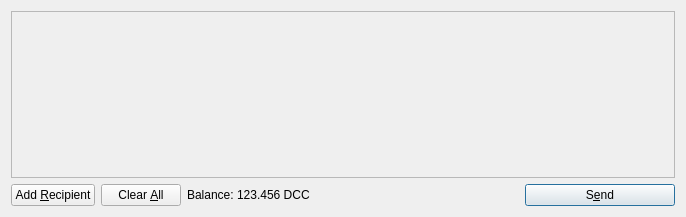
<?xml version="1.0" encoding="UTF-8"?>
<ui version="4.0">
 <class>SendCoinsDialog</class>
 <widget class="QDialog" name="SendCoinsDialog">
  <property name="geometry">
   <rect>
    <x>0</x>
    <y>0</y>
    <width>686</width>
    <height>217</height>
   </rect>
  </property>
  <property name="windowTitle">
   <string>Send Coins</string>
  </property>
  <layout class="QVBoxLayout" name="verticalLayout">
   <item>
    <widget class="QScrollArea" name="scrollArea">
     <property name="widgetResizable">
      <bool>true</bool>
     </property>
     <widget class="QWidget" name="scrollAreaWidgetContents">
      <property name="geometry">
       <rect>
        <x>0</x>
        <y>0</y>
        <width>666</width>
        <height>165</height>
       </rect>
      </property>
      <layout class="QVBoxLayout" name="verticalLayout_2">
       <property name="margin">
        <number>0</number>
       </property>
       <item>
        <layout class="QVBoxLayout" name="entries">
         <property name="spacing">
          <number>6</number>
         </property>
        </layout>
       </item>
       <item>
        <spacer name="verticalSpacer">
         <property name="orientation">
          <enum>Qt::Vertical</enum>
         </property>
         <property name="sizeHint" stdset="0">
          <size>
           <width>20</width>
           <height>40</height>
          </size>
         </property>
        </spacer>
       </item>
      </layout>
     </widget>
    </widget>
   </item>
   <item>
    <layout class="QHBoxLayout" name="horizontalLayout">
     <item>
      <widget class="QPushButton" name="addButton">
       <property name="toolTip">
        <string>Send to multiple recipients at once</string>
       </property>
       <property name="text">
        <string>Add &amp;Recipient</string>
       </property>
       <property name="icon">
        <iconset resource="../bitcoin.qrc">
         <normaloff>:/icons/add</normaloff>:/icons/add</iconset>
       </property>
       <property name="autoDefault">
        <bool>false</bool>
       </property>
      </widget>
     </item>
     <item>
      <widget class="QPushButton" name="clearButton">
       <property name="sizePolicy">
        <sizepolicy hsizetype="Minimum" vsizetype="Fixed">
         <horstretch>0</horstretch>
         <verstretch>0</verstretch>
        </sizepolicy>
       </property>
       <property name="toolTip">
        <string>Remove all transaction fields</string>
       </property>
       <property name="text">
        <string>Clear &amp;All</string>
       </property>
       <property name="icon">
        <iconset resource="../bitcoin.qrc">
         <normaloff>:/icons/remove</normaloff>:/icons/remove</iconset>
       </property>
       <property name="autoRepeatDelay">
        <number>300</number>
       </property>
       <property name="autoDefault">
        <bool>false</bool>
       </property>
      </widget>
     </item>
     <item>
      <layout class="QHBoxLayout" name="horizontalLayout_2">
       <property name="spacing">
        <number>3</number>
       </property>
       <item>
        <widget class="QLabel" name="label">
         <property name="text">
          <string>Balance:</string>
         </property>
        </widget>
       </item>
       <item>
        <widget class="QLabel" name="labelBalance">
         <property name="cursor">
          <cursorShape>IBeamCursor</cursorShape>
         </property>
         <property name="text">
          <string>123.456 DCC</string>
         </property>
         <property name="textInteractionFlags">
          <set>Qt::LinksAccessibleByMouse|Qt::TextSelectableByKeyboard|Qt::TextSelectableByMouse</set>
         </property>
        </widget>
       </item>
      </layout>
     </item>
     <item>
      <spacer name="horizontalSpacer">
       <property name="orientation">
        <enum>Qt::Horizontal</enum>
       </property>
       <property name="sizeHint" stdset="0">
        <size>
         <width>40</width>
         <height>20</height>
        </size>
       </property>
      </spacer>
     </item>
     <item>
      <widget class="QPushButton" name="sendButton">
       <property name="minimumSize">
        <size>
         <width>150</width>
         <height>0</height>
        </size>
       </property>
       <property name="toolTip">
        <string>Confirm the send action</string>
       </property>
       <property name="text">
        <string>S&amp;end</string>
       </property>
       <property name="icon">
        <iconset resource="../bitcoin.qrc">
         <normaloff>:/icons/send</normaloff>:/icons/send</iconset>
       </property>
       <property name="default">
        <bool>true</bool>
       </property>
      </widget>
     </item>
    </layout>
   </item>
  </layout>
 </widget>
 <resources>
  <include location="../bitcoin.qrc"/>
 </resources>
 <connections/>
</ui>
